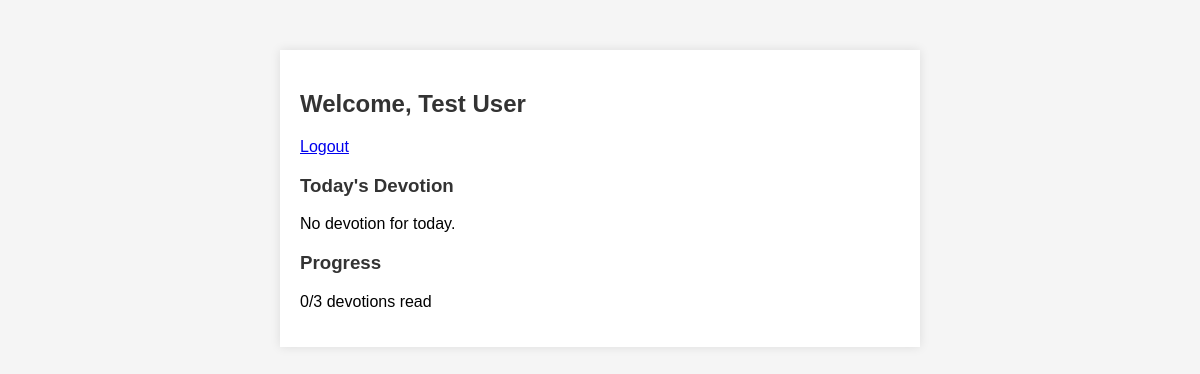
The page /index.php (signed in) on the database as committed earlier.
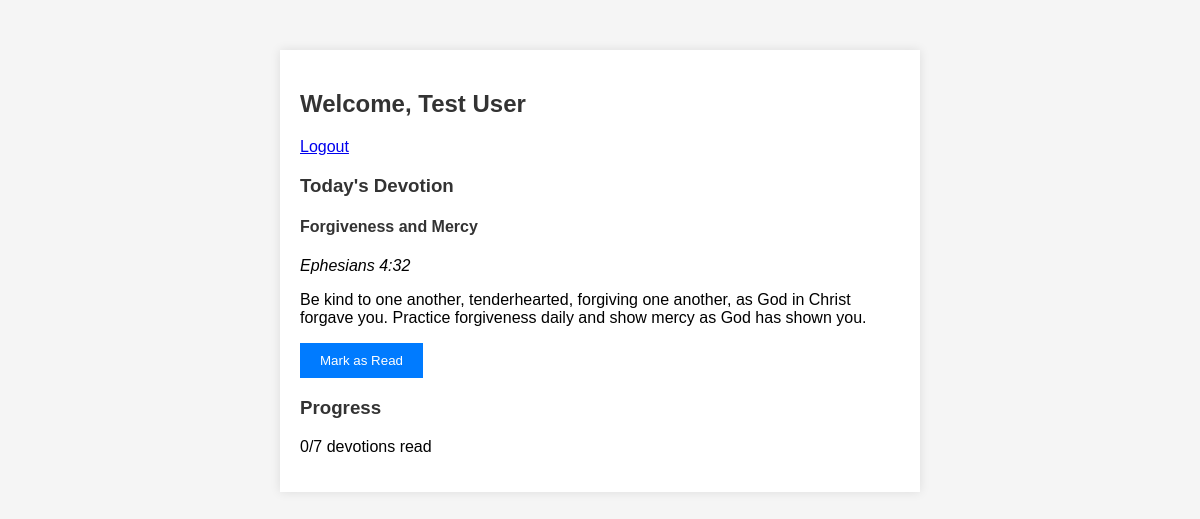
The same page on the database as committed later.
### tables this page shows
CREATE TABLE IF NOT EXISTS devotions (
    id INT AUTO_INCREMENT PRIMARY KEY,
    title VARCHAR(255) NOT NULL,
    scripture VARCHAR(255) NOT NULL,
    content TEXT NOT NULL,
    date DATE NOT NULL
);

### public/index.php (the view, shortened to what this page needs)
<?php
require_once "../config/config.php";
$user_id = $_SESSION['user_id'];
$user_name = $_SESSION['user_name'];
$today = date('Y-m-d');
$stmt = $conn->prepare("SELECT * FROM devotions WHERE DATE(date)=? LIMIT 1");
$stmt->bind_param("s", $today);
$stmt->execute();
$devotion = $stmt->get_result()->fetch_assoc();
$is_read = false;
if ($devotion) {
    $stmt2 = $conn->prepare("SELECT * FROM user_progress WHERE user_id=? AND devotion_id=? LIMIT 1");
    $stmt2->bind_param("ii", $user_id, $devotion['id']);
    $stmt2->execute();
    $is_read = $stmt2->get_result()->num_rows > 0;
}
$total_read = $conn->query("SELECT COUNT(*) as cnt FROM user_progress WHERE user_id=$user_id")->fetch_assoc()['cnt'];
$total_devotions = $conn->query("SELECT COUNT(*) as cnt FROM devotions")->fetch_assoc()['cnt'];
?>
<!DOCTYPE html>
<html>
<head>
    <link rel="stylesheet" href="style.css">
</head>
<body>
<div class="container">
    <h2>Welcome, <?= htmlspecialchars($user_name) ?></h2>
    <p><a href="logout.php">Logout</a></p>
    <h3>Today's Devotion</h3>
    <?php if ($devotion): ?>
        <h4><?= htmlspecialchars($devotion['title']) ?></h4>
        <p><em><?= htmlspecialchars($devotion['scripture']) ?></em></p>
        <p><?= nl2br(htmlspecialchars($devotion['content'])) ?></p>
        <?php if ($is_read): ?>
            <p><strong>You have marked this devotion as read ✅</strong></p>
        <?php else: ?>
            <form method="POST">
                <button type="submit" name="mark_read">Mark as Read</button>
            </form>
        <?php endif; ?>
    <?php else: ?>
        <p>No devotion for today.</p>
    <?php endif; ?>
    <h3>Progress</h3>
    <p><?= $total_read ?>/<?= $total_devotions ?> devotions read</p>
</div>
</body>
</html>

### public/style.css (style rules this page uses)
body { font-family: Arial, sans-serif; background: #f5f5f5; margin:0; padding:0; }
.container { width: 90%; max-width: 600px; margin: 50px auto; background: #fff; padding: 20px; box-shadow: 0px 0px 10px rgba(0,0,0,0.1); }
h2,h3,h4 { color: #333; }
button { padding: 10px 20px; background: #007bff; color:#fff; border:none; cursor:pointer; }

Rows that differ between the two databases and show on the page:
added devotions: title "Forgiveness and Mercy", scripture "Ephesians 4:32", content "Be kind to one another, tenderhearted, forgiving one another, as God in Christ forgave you. Practice forgiveness daily and show mercy as God has shown you."
Other text that changed with them:
$total_devotions: "3" → "7"
text no longer shown: "No devotion for today."
text now shown: "Mark as Read"
